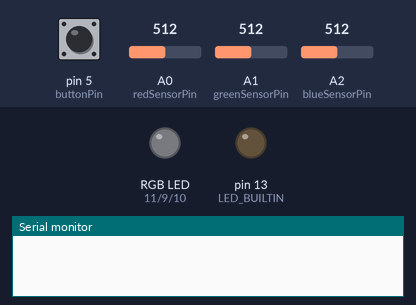
Simulated run of this sketch. Board: Arduino Uno, built with avr-gcc and run on an emulated ATmega328P. Parts: an RGB LED mixed from three pins (HIGH = lit), output pins drawn as LEDs (lit = HIGH), the last lines printed to the serial monitor. The test bench sets the inputs (shaded band); at power-on: pin 5 (buttonPin) LOW, A0 (redSensorPin) = 512, A1 (greenSensorPin) = 512, A2 (blueSensorPin) = 512.

Above: at 6.2 s.
6.3 s: pin 5 (buttonPin) pulled HIGH for 0.15 s
At 7.2 s:
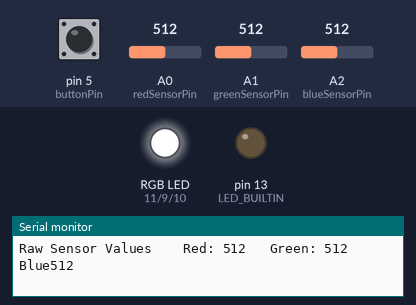
7.9 s: A0 (redSensorPin) set to 502
At 8.4 s:
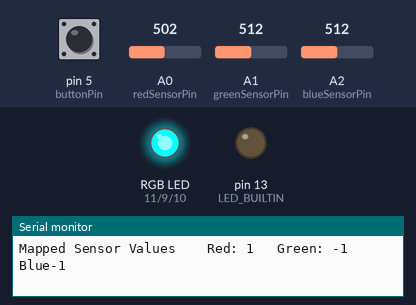
10.9 s: A0 (redSensorPin) set to 1023
At 12.2 s:
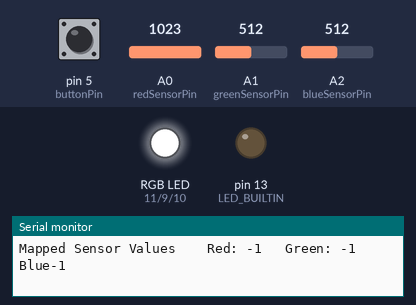
12.5 s: A1 (greenSensorPin) set to 499
At 13.9 s:
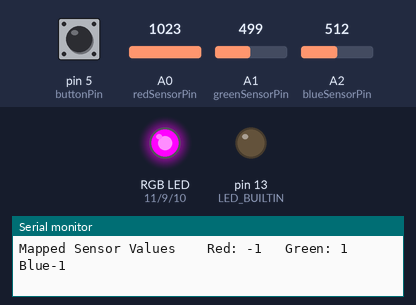
15.5 s: A1 (greenSensorPin) set to 716
At 16.3 s:
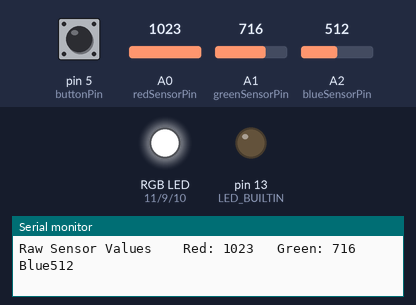
17.1 s: A0 (redSensorPin) set to 511
At 17.7 s:
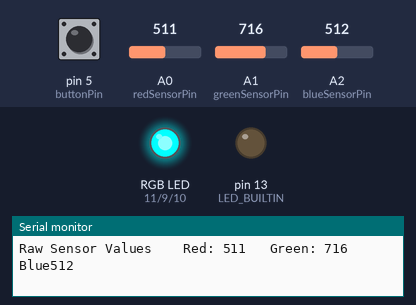
Timing chart, 0 to 19.7 s (numbered marks = the images above; inputs shaded):
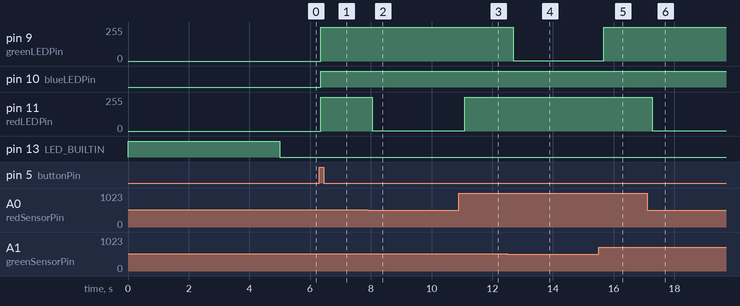

Measured:
- the behaviour switches between 512 and 511 on A0 (redSensorPin) (found by bisection; images 1 and 2)
- the behaviour switches between 512 and 511 on A1 (greenSensorPin) (found by bisection; images 3 and 4)
- after the input at 6.3 s, pin 9 (greenLEDPin), pin 11 (redLEDPin): 0/255 → 255/255 after 0.05 s; pin 10 (blueLEDPin): LOW → HIGH after 0.05 s
- after the input at 7.9 s, pin 11 (redLEDPin): 255/255 → 1/255 after 0.15 s
- after the input at 10.9 s, pin 11 (redLEDPin): 1/255 → 255/255 after 0.19 s
- after the input at 12.5 s, pin 9 (greenLEDPin): 255/255 → 1/255 after 0.20 s
- after the input at 15.5 s, pin 9 (greenLEDPin): 1/255 → 255/255 after 0.17 s
- after the input at 17.1 s, pin 11 (redLEDPin): 255/255 → 1/255 after 0.18 s

The sketch:

sensor_botones3.ino
```cpp
//constantes de pines
const int greenLEDPin=9;
const int redLEDPin=11;
const int blueLEDPin=10;
//constantes del botópn
const int redSensorPin=A0;
const int greenSensorPin=A1;
const int blueSensorPin=A2;
//variables
int redValue = 0;
int greenValue= 0;
int blueValue= 0;

int redSensorValue=0;
int greenSensorValue=0;
int blueSensorValue=0;

int redSensorMinValue= 1023;
int greenSensorMinValue= 1023;
int blueSensorMinValue= 1023;

int redSensorMaxValue= 0;
int greenSensorMaxValue= 0;
int blueSensorMaxValue= 0;
// variable del botón

int switchState=0;
bool isTheButtonBeingPressed= false;
bool pimPimFlag = false;

int buttonPin=5;

void setup() {
  // initialize serial communications at 9600bps:
  Serial.begin(9600);
  //set the digital pins as outpits
  pinMode(greenLEDPin,OUTPUT);
  pinMode(redLEDPin,OUTPUT);
  pinMode(blueLEDPin,OUTPUT);
  pinMode(LED_BUILTIN, OUTPUT);
  //inicializar botón
  pinMode(buttonPin,INPUT);
  calibrate();
}//fin de setup
void calibrate(){
  digitalWrite(LED_BUILTIN, HIGH);
  while (millis()<5000){

redSensorValue = analogRead(redSensorPin);
greenSensorValue = analogRead(greenSensorPin);
blueSensorValue = analogRead(blueSensorPin);
if(redSensorValue>redSensorMaxValue)
{
 redSensorMaxValue= redSensorValue;
}
if(redSensorValue<redSensorMinValue)
{
 redSensorMinValue=redSensorValue;
}
{
 greenSensorMaxValue= greenSensorValue;
}
if(greenSensorValue<greenSensorMinValue)
{
 greenSensorMinValue=greenSensorValue;
}
{
 blueSensorMaxValue= blueSensorValue;
}
if(blueSensorValue<blueSensorMinValue)
{
 blueSensorMinValue=blueSensorValue;
}
}
  digitalWrite(LED_BUILTIN, LOW);
}

void loop() {
  switchState = digitalRead(buttonPin);
  if (switchState == HIGH){
    if (isTheButtonBeingPressed== false){

  isTheButtonBeingPressed= true;
  if(pimPimFlag == false){
    pimPimFlag = true;
  }
  else {
    pimPimFlag= false;
  }
  }
  } //fin del if del boton
  else{
    isTheButtonBeingPressed= false;
  }
 if(pimPimFlag){
  pimPim();
 }
 else{
  analogWrite(redLEDPin, 0);
analogWrite(greenLEDPin, 0);
analogWrite(blueLEDPin, 0);
 }
} // final del loop

void pimPim() {
    // put your main code here, to run repeatedly:
redSensorValue = analogRead(redSensorPin);
delay(5);
greenSensorValue = analogRead(greenSensorPin);
delay(5);
blueSensorValue = analogRead(blueSensorPin);
Serial.print("Raw Sensor Values \t Red: ");
Serial.print(redSensorValue);
Serial.print("\t Green: ");
Serial.print(greenSensorValue);
Serial.print("\t Blue");
Serial.println(blueSensorValue);
redValue = map(redSensorValue,redSensorMinValue,redSensorMaxValue,0,255);
greenValue = map(greenSensorValue,greenSensorMinValue,greenSensorMaxValue ,0,255);
blueValue = map(blueSensorValue,blueSensorMinValue,blueSensorMaxValue, 0,255);
//
Serial.print("Mapped Sensor Values \t Red: ");
Serial.print(redValue);
Serial.print("\t Green: ");
Serial.print(greenValue);
Serial.print("\t Blue");
Serial.println(blueValue);
analogWrite(redLEDPin, redValue);
analogWrite(greenLEDPin, greenValue);
analogWrite(blueLEDPin, blueValue);
}
```
